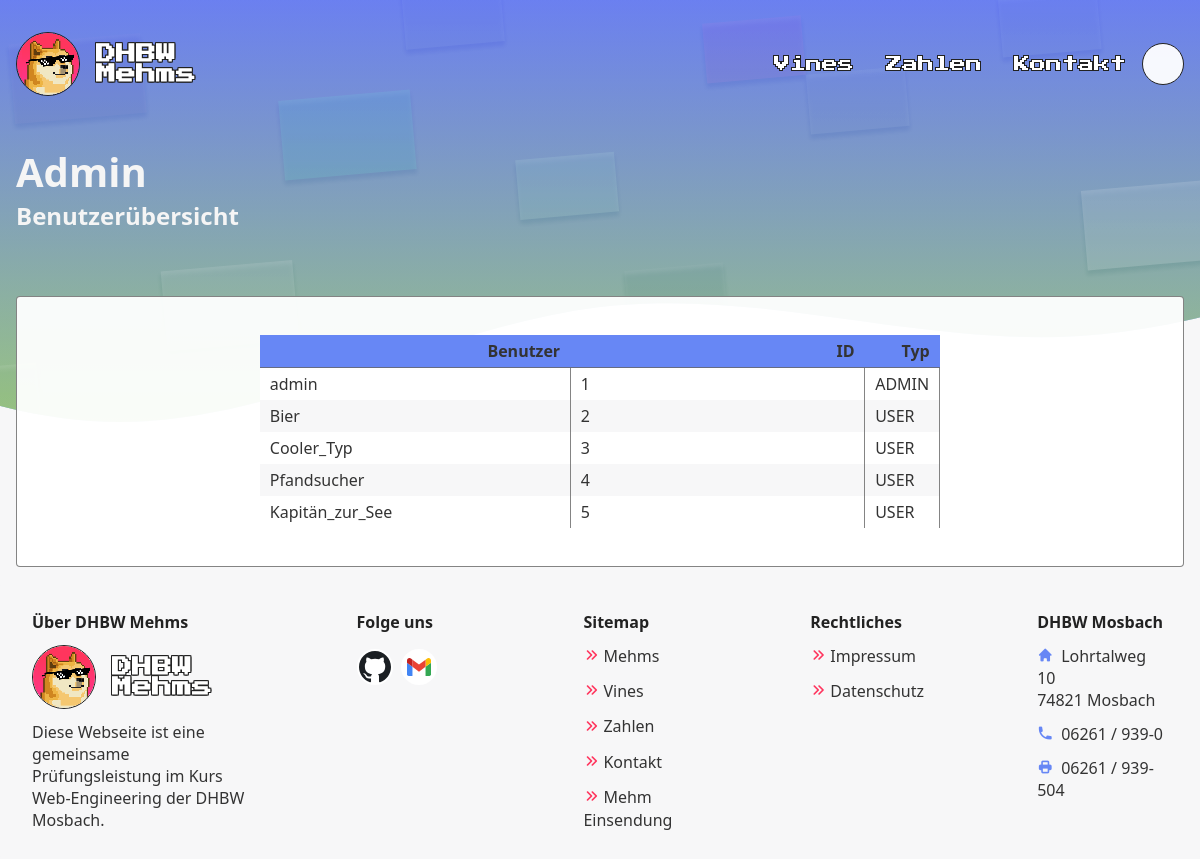
The app's page /benutzeruebersicht.php (signed in) with its own data.
### tables this page shows
CREATE TABLE users (
                       ID integer PRIMARY KEY AUTO_INCREMENT,
                       Name text UNIQUE NOT NULL,
                       Password text NOT NULL,
                       Type text NOT NULL
);

### scripts/Database.php (called while the page is built, shortened)
<?php
class Database
{
    public function connectToDatabase()
    {
        $mysql_host = "localhost";
        $mysql_database = "main";
        $mysql_user = "root";
        $mysql_password = "";
        try {
            $this->database = new PDO("mysql:host=$mysql_host;dbname=$mysql_database", $mysql_user, $mysql_password);
        } catch (PDOException $exception) {
            $this->setupDatabase(new PDO("mysql:host=$mysql_host;dbname=", $mysql_user, $mysql_password));
            $this->database = new PDO("mysql:host=$mysql_host;dbname=$mysql_database", $mysql_user, $mysql_password);
        }
    }
}

### benutzeruebersicht.php (the view, shortened to what this page needs)
<!DOCTYPE html>
<html lang="de">
<head>
	<link href="styles/numbers.css" rel="stylesheet">
	<?php include("includes/meta.php"); ?>
</head>
<body>
	<?php include("includes/header.php"); ?>
	<main class="container">
		<div class="heading">
			<h1>Admin</h1>
			<h2>Benutzerübersicht</h2>
		</div>
		<div class="paper">
		<br>
		<table>
		<thead>
		  <tr>
			<th id="user">Benutzer</th>
			<th id="id">ID</th>
			<th id="type">Typ</th>
		  </tr>
		  </thead>
		  <tbody>
			<?php
				require_once 'scripts/Database.php';
				$db = new Database();
				$sql = "SELECT * FROM users";
				$benutzer = $db->database->query($sql)->fetchAll();
				if(!empty($benutzer)){
					for($i =0; $i <count($benutzer); $i++){
						echo "<tr>
								<td>".$benutzer[$i]["Name"]."</td>
								<td>".$benutzer[$i]["ID"]."</td>
								<td>".$benutzer[$i]["Type"]."</td>
							  </tr>";
					}
				}
			?>
		</tbody>
		</table>
		<br>
		</div>
	</main>
	<?php include("includes/footer.php"); ?>
</body>
</html>

### styles/numbers.css (style rules this page uses)
table { width: 60%; margin-left: auto; margin-right: auto; border-collapse: collapse; border-spacing: 100px 20px; border-radius: 4px; }
thead { border-bottom: solid 1px var(--color-p-a); background-color: var(--color-primary); font-weight: bold; }
tbody > tr { background-color: var(--color-bg); }
tbody > tr:nth-child(2n+1) { background-color: var(--color-bg2); }
td { padding: 5px 10px; border-right: solid 1px var(--color-p-a); }
th { padding: 5px 10px; width: 50%; text-align: right; }

### styles/global.css (style rules this page uses)
:root { --color-primary: #6787F5; --color-secondary: #FF355E; --color-bg: #f7f7f8; --color-bg-a: #f7f7f8e6; --color-bg2: #fff; --color-bg2-a: #fffffff1; --color-bg3: #c6d2f1cc; --color-bg-aside: #081521; --color-s: #000; --color-h: #222; --color-p: #333; --color-p-a: #666666cc; --color-border: #222; --stroke-heading: -1px -1px 0 var(--color-border), 0 -1px 0 var(--color-border), 1px -1px 0 var(--color-border), 1px 0 0 var(--color-border), 1px 1px 0 var(--color-border), 0 1px 0 var(--color-border), -1px 1px 0 var(--color-border), -1px 0 0 var(--color-border); --font-arcade: "Press Start 2P", cursive; --font-sans: ui-sans-serif, system-ui, -apple-system, BlinkMacSystemFont, "Segoe UI", Roboto, "Helvetica Neue", Arial, "Noto Sans", sans-serif, "Apple Color Emoji", "Segoe UI Emoji", "Segoe UI Symbol", "Noto Color Emoji"; --font-icon: "HeroIcons"; }
body { margin: 0; overflow-x: hidden; font-family: var(--font-sans); color: var(--color-p); background: var(--color-bg); }
h1, h2, h3 { color: var(--color-h); }
.container { max-width: 80rem; margin-left: auto; margin-right: auto; padding-left: 16px; padding-right: 16px; }
.paper { background: var(--color-bg2-a); border: 1px solid var(--color-p-a); border-radius: 4px; padding: 1rem; }
.heading { margin-bottom: 4rem; }
.heading > * { color: whitesmoke; margin: 0; }
.heading h1 { font-size: 3.5rem; }
.heading h2 { font-size: 2rem; }
@media (min-width: 720px) { main .heading > h1 { font-size: 40px; } }
@media (min-width: 720px) { main .heading > h2 { font-size: x-large; } }

### benutzeruebersicht.php (style rules this page uses)
:root { --banner-top: #67bfeb; --banner-bottom: #fdea04; }

### records on screen
users: Name "admin", ID "1", Type "ADMIN"
users: Name "Bier", ID "2", Type "USER"
users: Name "Cooler_Typ", ID "3", Type "USER"
users: Name "Pfandsucher", ID "4", Type "USER"
users: Name "Kapitän_zur_See", ID "5", Type "USER"
